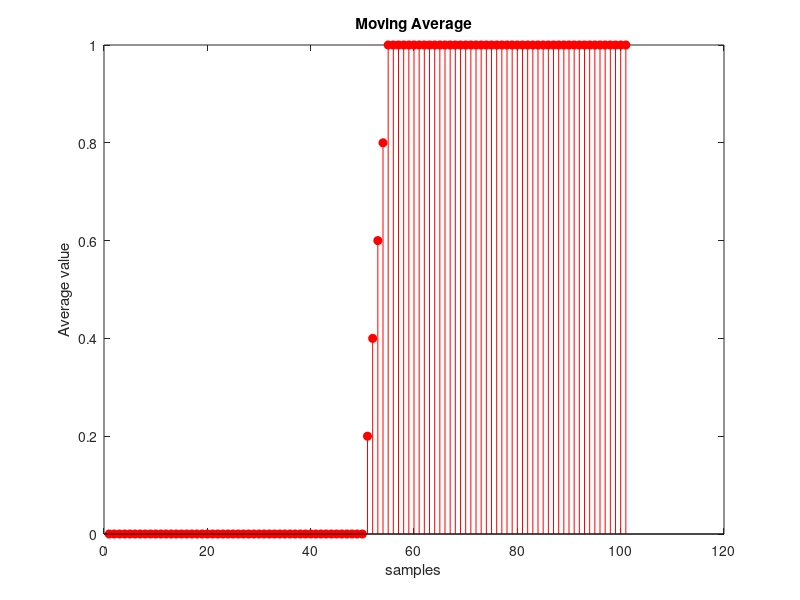

MATLAB code to generate this figure:
% implementing the MA function
N = 5; %window length
n = 101; %signal length

inp = zeros(100,1); %making a discrete unit step function
for k = 51:101
    inp(k) = 1;
end
x = cumsum(inp);

for k = 1:N
    y(k) = x(k)/N;
end
for k = N+1:n
    sum = x(k) - x(k-N);
    y(k) = sum/N;
end

disp(y);
figure;
time_grid = 1:n;
stem(time_grid,y,'filled',"red");
title("Moving Average");
xlabel("samples");
ylabel("Average value");